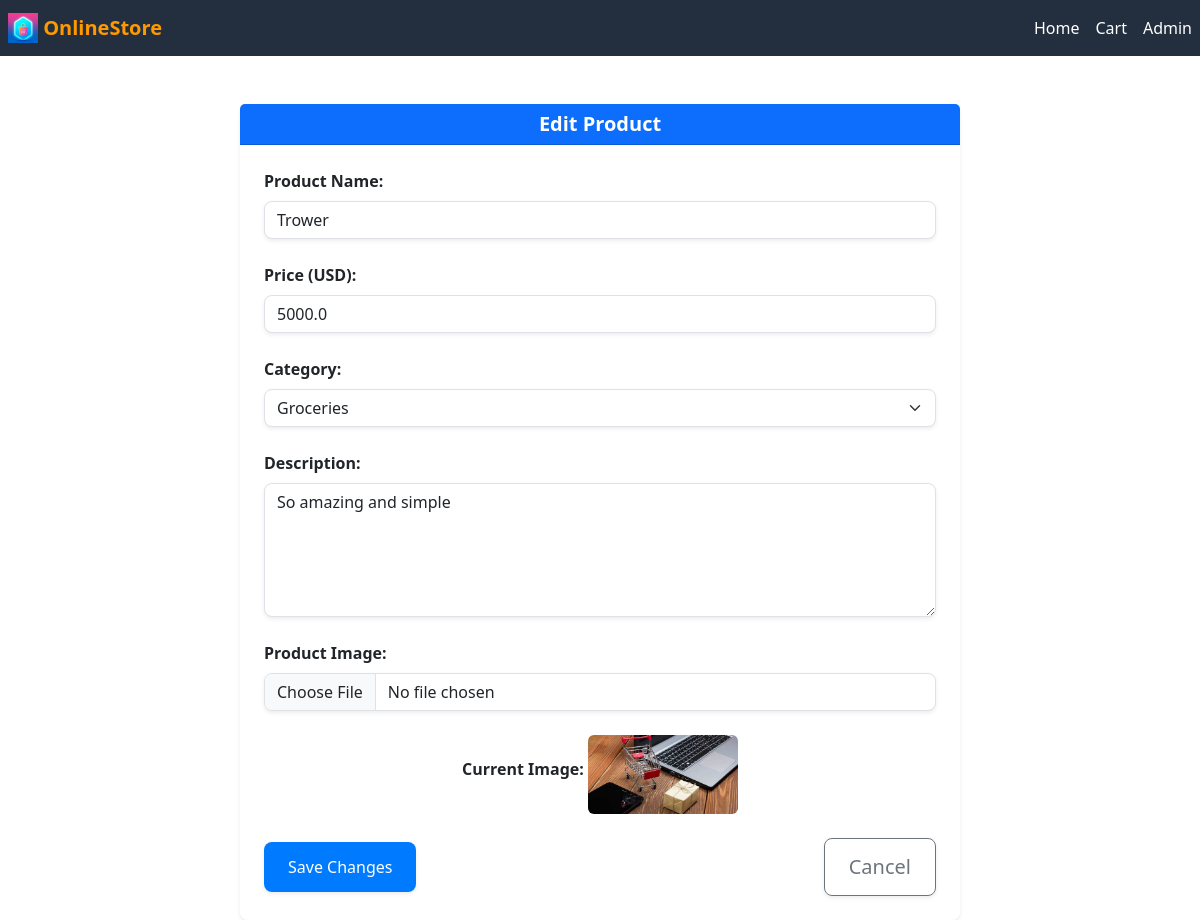
Page /edit/2 on the committed database.
### app.py (models this page shows, shortened)
class Product(db.Model):
    id = db.Column(db.Integer, primary_key=True)
    name = db.Column(db.String(255), nullable=False)
    price = db.Column(db.Float, nullable=False)
    description = db.Column(db.String(500), nullable=True)
    image_url = db.Column(db.String(500), nullable=True)  # assuming image URLs are stored here
    category_id = db.Column(db.Integer, db.ForeignKey('category.id'), nullable=False)
    category = db.relationship('Category', backref='products', lazy=True)

### app.py (the view, shortened to what this page needs)
@app.route('/edit/<int:product_id>', methods=['GET', 'POST'])
def edit_product(product_id):
    product = Product.query.get_or_404(product_id)
    categories = Category.query.all()
    if not categories:
        flash('No categories found. Please add some categories first.', 'error')
    return render_template('edit_product.html', product=product, categories=CATEGORIES)

### templates/edit_product.html (shortened to what this page needs)
{% extends "base.html" %}
{% block content %}
<div class="container mt-5">
    <div class="row justify-content-center">
        <div class="col-md-8">
            <div class="card shadow-sm border-0">
                <div class="card-header bg-primary text-white">
                    <h3 class="card-title text-center mb-0">Edit Product</h3>
                </div>
                <div class="card-body">
                    <form action="{{ url_for('edit_product', product_id=product.id) }}" method="POST" enctype="multipart/form-data">
                        <div class="mb-4">
                            <label for="name" class="form-label">Product Name:</label>
                            <input
                                type="text"
                                id="name"
                                name="name"
                                class="form-control rounded-3 shadow-sm"
                                value="{{ product.name }}"
                                required
                                placeholder="Enter product name">
                        </div>
                        <div class="mb-4">
                            <label for="price" class="form-label">Price (USD):</label>
                            <input
                                type="number"
                                id="price"
                                name="price"
                                class="form-control rounded-3 shadow-sm"
                                step="0.01"
                                value="{{ product.price }}"
                                required
                                placeholder="Enter product price">
                        </div>
                        <div class="mb-4">
                            <label for="category" class="form-label">Category:</label>
                            <select
                                id="category"
                                name="category"
                                class="form-select rounded-3 shadow-sm"
                                required>
                                {% for category in categories %}
                                    <option
                                        value="{{ category.id }}"
                                        {% if category.id == product.category_id %}selected{% endif %}>
                                        {{ category.name }}
                                    </option>
                                {% endfor %}
                            </select>
                        </div>
                        <div class="mb-4">
                            <label for="description" class="form-label">Description:</label>
                            <textarea
                                id="description"
                                name="description"
                                class="form-control rounded-3 shadow-sm"
                                rows="5"
                                placeholder="Enter product description">{{ product.description }}</textarea>
                        </div>
                        <div class="mb-4">
                            <label for="image" class="form-label">Product Image:</label>
                            <input
                                type="file"
                                id="image"
                                name="image"
                                class="form-control rounded-3 shadow-sm"
                                accept="image/*">
                            {% if product.image_url %}
                                <div class="mt-3 text-center">
                                    <strong>Current Image:</strong>
                                    <img
                                        src="{{ url_for('static', filename=product.image_url.split('static/')[-1]) }}"
                                        alt="Current Product Image"
                                        class="img-fluid mt-2 rounded"
                                        style="width: 150px; height: auto;">
                                </div>
                            {% endif %}
                        </div>
                        <div class="d-flex justify-content-between align-items-center">
                            <button type="submit" class="btn btn-primary btn-lg rounded-3 shadow-sm">
                                Save Changes
                            </button>
                            <a href="{{ url_for('admin') }}" class="btn btn-outline-secondary btn-lg rounded-3 shadow-sm">
                                Cancel
                            </a>
                        </div>
                    </form>
                </div>
            </div>
        </div>
    </div>
</div>
{% endblock %}

### static/css/style.css (style rules this page uses)
.container { position: relative; }
.card { border-radius: 8px; box-shadow: 0 4px 8px rgba(0, 0, 0, 0.1); }
.card-body { padding: 1.5rem; }
.card-title { font-size: 1.25rem; font-weight: bold; }
.btn-primary { background-color: #007bff; border: none; font-size: 1rem; padding: 0.75rem 1.5rem; }
.card-header { font-size: 1.5rem; font-weight: bold; }
.form-label { font-weight: 600; }
.btn-lg { padding: 0.8rem 1.5rem; }

### rows in the picture
Product: name "Trower", price "5000.0", category "Groceries", description "So amazing and simple", image_url (picture)
